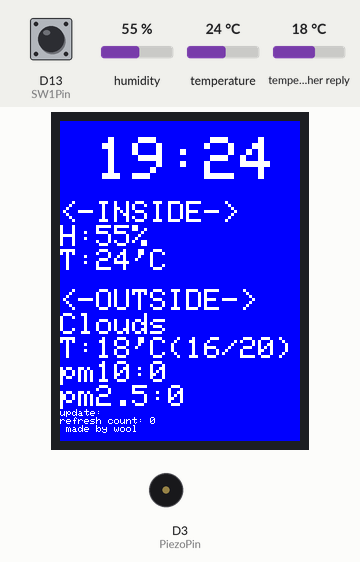
Simulated run of this sketch. Board: Arduino MKR. On the bench: 240×320 colour display, buzzer (waves = sounding). The inputs (shaded band) are chosen by the test bench; at power-on: D13 (SW1Pin) HIGH, humidity 55 %, temperature 24 °C, temperature in the weather reply 18 °C. WiFi joins after 1.5 s; servers stay silent unless stated; uploads are accepted with an empty reply; the local clock reads 2024-03-15 10:24:30 at power-on unless the sketch sets it; web services answer with replies made up by the test bench; what the sketch prints to the serial monitor is not drawn.

Above: at 48.4 s.
At 68.5 s:
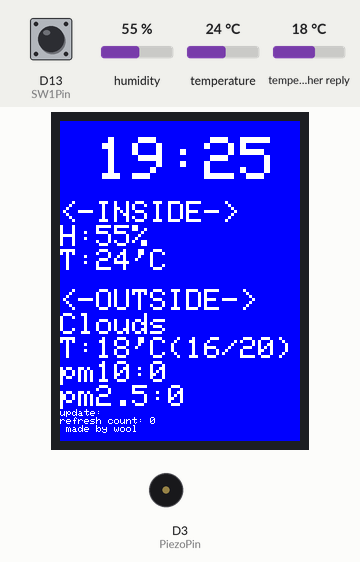
At 108.8 s:
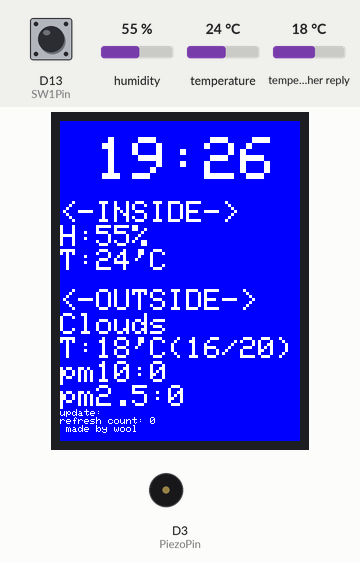
Timing chart, 0 to 110.3 s (numbered marks = the images above):
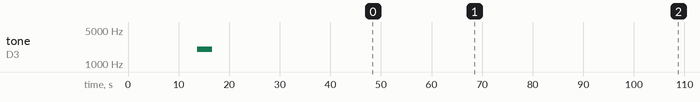

Measured:
- what the display in image 0 shows lasts 20.1 s, from 48.4 s to 68.5 s
- what the display in image 1 shows lasts 40.2 s, from 68.5 s to 108.7 s

The sketch:

dust11_pcb_weather.ino
```cpp
#include <SPI.h>
#include <WiFi101.h>
#include <WiFiUdp.h>
#include <RTCZero.h>
#include <Adafruit_GFX.h>
#include <Adafruit_ILI9341.h>
#include <DHT.h>
#include <Wire.h>

RTCZero rtc;
WiFiClient client;

///////please enter your sensitive data in the Secret tab/arduino_secrets.h
char ssid[] = "wool2";        // your network SSID (name)
char pass[] = "1q3e5t7u!";    // your network password (use for WPA, or use as key for WEP)
int keyIndex = 0;            // your network key Index number (needed only for WEP)

int status = WL_IDLE_STATUS;

/////// air dust information
char AIRserver[] = "openapi.airkorea.or.kr";
#define APIKEY    "nESF1DreNeshOI7Q6zdswaS7wzLtVFLILOfnpEs%2B2QIUSVhqQoZ6udu8Eil%2FNLlWOP4UfsTvE%2B4DJQaZyjekaA%3D%3D"
#define CITY    "신풍동"//"신풍동"
#define VERSION    "1.3"

//////// weather information
//// serching city name https://openweathermap.org/weathermap?basemap=map&cities=true&layer=temperature&lat=37.5380&lon=127.1544&zoom=10
char Weatherserver[] = "api.openweathermap.org";    // name address for Google (using DNS)
#define VARID      "711aa399f1dd69c891a37275335df134"
#define WeatherCITY    "Suigen"//수원
String rcvbuf;


const int reconnect_wifi_Interval = 3; // 10 minutes
const long refresh_lcd_Interval = 20L * 1000L; // 20 seconds

const int GMT = 9; //change this to adapt it to your time zone

long count = 0;

// For MKR1000
#define TFT_MISO 10 // SDO/MISO
#define TFT_CLK 9 // SCK
#define TFT_MOSI 8 // SDI/MOSI
#define TFT_DC 7 // DC/RS
#define TFT_CS 6 // CS
#define TFT_RST 5 // RESET
//LED - vcc(3.3V)

Adafruit_ILI9341 tft = Adafruit_ILI9341(TFT_CS, TFT_DC, TFT_MOSI, TFT_CLK, TFT_RST, TFT_MISO);

#define DHTPIN 4
#define DHTTYPE DHT11
DHT dht(DHTPIN,DHTTYPE);

#define PiezoPin 3

#define SW1Pin 13
#define SW2Pin 14

String tft_datatime = "";
String tft_pm10value = "";
String tft_pm25value = "";
String tft_temp = "";
String tft_temp_min = "";
String tft_temp_max = "";
String tft_weather = "";

int pm10 = 0;
int pm25 = 0;
int dustLevel = 0;
int predustLevel = 0;

int time_h = 0;
int time_m = 0;
int time_h_temp = 0;

void setup() {
  //Initialize serial and wait for port to open:
  Serial.begin(9600);

  pinMode(SW1Pin, INPUT_PULLUP);
  pinMode(SW2Pin, INPUT_PULLUP);

  // check for the presence of the shield:
  if (WiFi.status() == WL_NO_SHIELD) {
    Serial.println("WiFi shield not present");
    // don't continue:
    while (true);
  }

  rtc.begin();

  wificonnent();

  dustRequest();

  WeatherRequest();

  /////// tft lcd ///////////////////
  tft.begin();

  // read diagnostics (optional but can help debug problems)
  uint8_t x = tft.readcommand8(ILI9341_RDMODE);
  Serial.print("Display Power Mode: 0x"); Serial.println(x, HEX);
  x = tft.readcommand8(ILI9341_RDMADCTL);
  Serial.print("MADCTL Mode: 0x"); Serial.println(x, HEX);
  x = tft.readcommand8(ILI9341_RDPIXFMT);
  Serial.print("Pixel Format: 0x"); Serial.println(x, HEX);
  x = tft.readcommand8(ILI9341_RDIMGFMT);
  Serial.print("Image Format: 0x"); Serial.println(x, HEX);
  x = tft.readcommand8(ILI9341_RDSELFDIAG);
  Serial.print("Self Diagnostic: 0x"); Serial.println(x, HEX);

  Serial.println(F("Benchmark                Time (microseconds)"));
  delay(10);
  Serial.println(F("Screen fill              "));
  //Serial.println(testFillScreen());
  delay(500);


  tone(PiezoPin, 2000);
  delay(3000);
  noTone(PiezoPin);
  delay(10);


}

void loop() {

  time_h = rtc.getHours() + GMT;
  time_m = rtc.getMinutes();

  if(time_h >24){
    time_h = time_h - 24;
  }
  Serial.print(time_h);
  Serial.print(":");
  Serial.println(time_m);

  if(time_m % reconnect_wifi_Interval == 0) {

    wificonnent();

    dustRequest();

    delay(30000);

    WeatherRequest();
  }

  float h = dht.readHumidity();
  float t = dht.readTemperature();
  // Read temperature as Fahrenheit (isFahrenheit = true)
  float f = dht.readTemperature(true);

  pm10 = tft_pm10value.toInt();
  pm25 = tft_pm25value.toInt();

  if(pm10 > 100 || pm25 > 50) {
    tft.fillScreen(ILI9341_RED);
    dustLevel = 3;
  }
  else if(pm10 > 50 || pm25 > 25) {
    tft.fillScreen(ILI9341_ORANGE);
    dustLevel = 2;
  }
  else if(pm10 > 30 || pm25 > 15) {
    tft.fillScreen(ILI9341_GREEN);
    dustLevel = 1;
  }
  else {
    tft.fillScreen(ILI9341_BLUE);
    dustLevel = 0;
  }

  if(predustLevel != dustLevel) {
    tone(PiezoPin, 1000);
    delay(3000);
    noTone(PiezoPin);
    delay(10);
    predustLevel = dustLevel;
  }

  tft.setRotation(0); //0~3
  tft.setCursor(0, 0);
  tft.setTextColor(ILI9341_WHITE);

  tft.setTextSize(2);
  tft.println(" ");

  tft.setTextSize(6);
  tft.print(" ");
  if(time_h < 10) {
    tft.print("0");
  }
  tft.print(time_h);
  tft.print(":");
  if(time_m < 10) {
    tft.print("0");
  }
  tft.println(time_m);

  tft.setTextSize(2);
  tft.println(" ");

  tft.setTextSize(3);
  tft.println("<-INSIDE->");
  tft.print("H:");
  tft.print(int(h));
  tft.println("%");
  tft.print("T:");
  tft.print(int(t));
  tft.println("'C ");

  tft.setTextSize(2);
  tft.println(" ");

  tft.setTextSize(3);
  tft.println("<-OUTSIDE->");
  tft.println(tft_weather);
  tft.print("T:");
  tft.print(tft_temp.toInt());
  tft.print("'C(");
  tft.print(tft_temp_min.toInt());
  tft.print("/");
  tft.print(tft_temp_max.toInt());
  tft.println(")");

  tft.print("pm10:");
  tft.println(pm10);
  tft.print("pm2.5:");
  tft.println(pm25);

  tft.setTextSize(1);
  tft.print("update: ");
  tft.println(tft_datatime);

  tft.print("refresh count: ");
  tft.println(count);
  tft.print(" made by wool");

  //end and disconnect wifi
  client.stop();
  WiFi.end();

  status = WiFi.status();

  delay(refresh_lcd_Interval);

  int SW2Val = digitalRead(SW1Pin);
  if( SW2Val == LOW) {
    tone(PiezoPin, 500, 500);
    delay(500);
  }


  Serial.println("--------------------------------------");

}

void wificonnent() {

  // attempt to connect to WiFi network:
  while ( status != WL_CONNECTED) {
    Serial.print("Attempting to connect to SSID: ");
    Serial.println(ssid);
    // Connect to WPA/WPA2 network. Change this line if using open or WEP network:
    status = WiFi.begin(ssid, pass);

    // wait 10 seconds for connection:
    delay(10000);
  }
  // you're connected now, so print out the status:
  printWiFiStatus();

  /*if(time_h == 15 && time_m >=30 ){
    get_time();
  }*/
  if(count == 0) {
    get_time();
  }

  if(time_h_temp != time_h){
    get_time();
    time_h_temp = time_h;
  }

}


// this method makes a HTTP connection to the server:
void dustRequest() {
  // close any connection before send a new request.
  // This will free the socket on the WiFi shield
  client.stop();

  // if there's a successful connection:
  if (client.connect(AIRserver, 80)) {
    Serial.println("connecting...");
    // send the HTTP PUT request:
    client.print(F("GET /openapi/services/rest/ArpltnInforInqireSvc/getMsrstnAcctoRltmMesureDnsty?stationName="));
    client.print(CITY);
    client.print(F("&dataTerm=daily&pageNo=1&numOfRows=1&ServiceKey="));
    client.print(APIKEY);
    client.print(F("&ver="));
    client.print(VERSION);
    client.print(F(" HTTP/1.1\r\n"));
    client.println("Host: openapi.airkorea.or.kr");
    client.println("Connection: close");
    client.println();

    // note the time that the connection was made:
    //lastConnectionTime = millis();
  }
  else {
    // if you couldn't make a connection:
    Serial.println("dust connection failed");
  }

  while(!client.available()) {
  }

  int i = 0;
  while (client.available()) {
    i++;
    String line = client.readStringUntil('\n');

    int datatime= line.indexOf("</dataTime>");

    if(datatime>0){
      Serial.println("-----------------------------");
      String tmp_str="<dataTime>";
      String wt_datatime = line.substring(line.indexOf(tmp_str)+tmp_str.length(),datatime);
      Serial.print("datetime : ");
      Serial.println(wt_datatime);
      tft_datatime = wt_datatime;
    }

    int pm10value= line.indexOf("</pm10Value>");

    if(pm10value>0){
      String tmp_str="<pm10Value>";
      String wt_pm10value = line.substring(line.indexOf(tmp_str)+tmp_str.length(),pm10value);
      Serial.print("pm10 value : ");
      Serial.println(wt_pm10value);
      tft_pm10value = wt_pm10value;
    }

    int pm25value= line.indexOf("</pm25Value>");

    if(pm25value>0){
      String tmp_str="<pm25Value>";
      String wt_pm25value = line.substring(line.indexOf(tmp_str)+tmp_str.length(),pm25value);
      Serial.print("pm25 value : ");
      Serial.println(wt_pm25value);
      count++;
      Serial.println(count);
      tft_pm25value = wt_pm25value;
    }

  }
}

//////weather request
void WeatherRequest() {
  // close any connection before send a new request.
  // This will free the socket on the WiFi shield
  client.stop();

  boolean readingVal;
  boolean getIsConnected = false;
  String valString;
  float tempVal;

  // if there's a successful connection:
  if (client.connect(Weatherserver, 80)) {
    Serial.println("connecting...");
    // send the HTTP PUT request:
    client.print("GET /data/2.5/weather?q=");
    client.print(WeatherCITY);
    client.print(",kr&appid=");
    //client.print("GET /data/2.5/weather?q=Seoul,kr&appid=");
    client.print(VARID);
    client.println(" HTTP/1.1");
    client.println("Host: api.openweathermap.org");
    client.println("Connection: close");
    client.println();
    getIsConnected = true;
  }
  else {
    // if you couldn't make a connection:
    Serial.println("weather connection failed");
    getIsConnected = false;
  }

  while(!client.available()) {
  }


  while (client.available()) {
    //i++;
    String line = client.readStringUntil('\n');

    //Serial.println(line);

    int temp_weather= line.indexOf("\",\"description\":");

    if(temp_weather>0) {
      String tmp_str="\"main\":\"";
      String wt_weather = line.substring(line.indexOf(tmp_str)+tmp_str.length(),temp_weather);
      Serial.print("weather : ");
      Serial.println(wt_weather);
      tft_weather = wt_weather;

    }


    int temp= line.indexOf(",\"pressure\":");

    if(temp>0) {
      String tmp_str="\"temp\":";
      String wt_temp = line.substring(line.indexOf(tmp_str)+tmp_str.length(),temp);
      Serial.print("temp : ");
      Serial.println(wt_temp);
      tft_temp = String(wt_temp.toFloat() - 273.15);

    }

    int temp_min= line.indexOf(",\"temp_max\":");

    if(temp_min>0) {
      String tmp_str="\"temp_min\":";
      String wt_temp_min = line.substring(line.indexOf(tmp_str)+tmp_str.length(),temp_min);
      Serial.print("temp_min : ");
      Serial.println(wt_temp_min);
      tft_temp_min = String(wt_temp_min.toFloat() - 273.15);

    }

    int temp_max= line.indexOf("\},\"visibility\":");

    if(temp_max>0) {
      String tmp_str="\"temp_max\":";
      String wt_temp_max = line.substring(line.indexOf(tmp_str)+tmp_str.length(),temp_max);
      Serial.print("temp_max : ");
      Serial.println(wt_temp_max);
      tft_temp_max = String(wt_temp_max.toFloat() - 273.15);

    }


  }
}

void printWiFiStatus() {
  // print the SSID of the network you're attached to:
  Serial.print("SSID: ");
  Serial.println(WiFi.SSID());

  // print your WiFi shield's IP address:
  IPAddress ip = WiFi.localIP();
  Serial.print("IP Address: ");
  Serial.println(ip);

  // print the received signal strength:
  long rssi = WiFi.RSSI();
  Serial.print("signal strength (RSSI):");
  Serial.print(rssi);
  Serial.println(" dBm");
}

void get_time() {

  unsigned long epoch;
  int numberOfTries = 0, maxTries = 6;
  do {
    epoch = WiFi.getTime();
    numberOfTries++;
  }
  while ((epoch == 0) && (numberOfTries < maxTries));

  if (numberOfTries > maxTries) {
    Serial.print("NTP unreachable!!");
    while (1);
  }
  else {
    Serial.print("Epoch received: ");
    Serial.println(epoch);
    rtc.setEpoch(epoch);

    Serial.println();
  }
}
```
